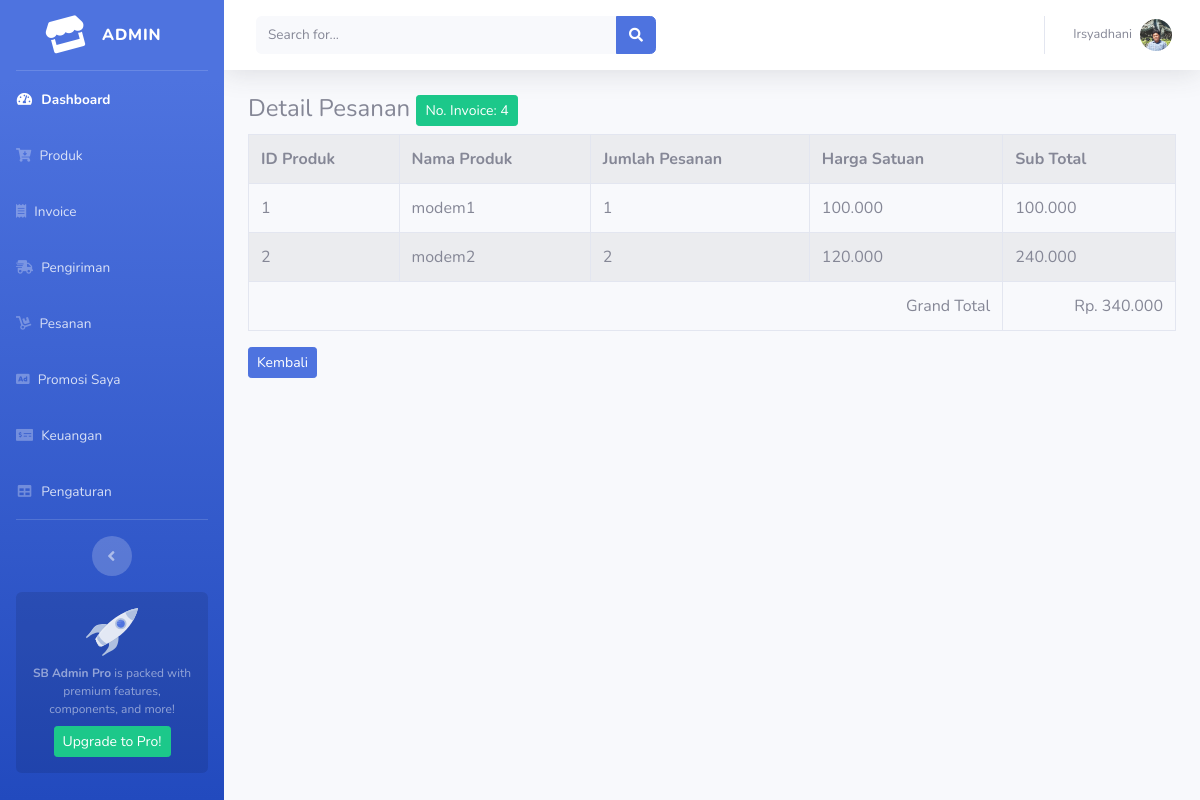
Page /index.php/admin/invoice/detail/4 on the committed database.
### tables this page shows
CREATE TABLE `tb_invoice` (
  `id_invoice` int(11) NOT NULL,
  `nama` varchar(50) NOT NULL,
  `alamat` varchar(200) NOT NULL,
  `tgl_pesan` datetime NOT NULL,
  `batas_bayar` datetime NOT NULL
);

CREATE TABLE `tb_pesanan` (
  `id_pesanan` int(11) NOT NULL,
  `id_invoice` int(11) NOT NULL,
  `tb_brg` int(11) NOT NULL,
  `nama_brg` varchar(50) NOT NULL,
  `jumlah` int(3) NOT NULL,
  `harga` int(10) NOT NULL,
  `pilihan` text NOT NULL
);

### application/controllers/admin/invoice.php (called while the page is built, shortened)
<?php
class Invoice extends CI_Controller{
	public function detail($id_invoice)
	{
		$data['invoice'] = $this->model_invoice->ambil_id_invoice($id_invoice);
		$data['pesanan'] = $this->model_invoice->ambil_id_pesanan($id_invoice);
		$this->load->view('templates_admin/header');
		$this->load->view('templates_admin/sidebar');
		$this->load->view('admin/detail_invoice', $data);
		$this->load->view('templates_admin/footer');
	}
}

### index.php (called while the page is built, shortened)
<?php
require_once BASEPATH.'core/CodeIgniter.php';

### application/models/model_invoice.php (called while the page is built, shortened)
<?php
class Model_invoice extends CI_Model
{
	public function ambil_id_invoice($id_invoice)
	{
		$result = $this->db->where('id_invoice', $id_invoice)->limit(1)->get('tb_invoice');
		if($result->num_rows() > 0){
			return $result->row();
		}else{
			return false;
		}
	}
	public function ambil_id_pesanan($id_invoice)
	{
		$result = $this->db->where('id_invoice', $id_invoice)->get('tb_pesanan');
		if($result->num_rows() > 0){
			return $result->result();
		}else{
			return false;
		}
	}
}

### application/views/admin/detail_invoice.php (the view)
<div class="container-fluid">
	<h4>Detail Pesanan <div class="btn btn-sm btn-success">No. Invoice: <?php echo $invoice->id_invoice ?></div></h4>
	<table class="table table-bordered table-striped table-hover">
		<tr>
			<th>ID Produk</th>
			<th>Nama Produk</th>
			<th>Jumlah Pesanan</th>
			<th>Harga Satuan</th>
			<th>Sub Total</th>
		</tr>
		<?php
		$total = 0;
		foreach ($pesanan as $psn) :
			$subtotal = $psn->jumlah * $psn->harga;
			$total += $subtotal;
		 ?>
		 <tr>
		 	<td><?php echo $psn->tb_brg ?></td>
		 	<td><?php echo $psn->nama_brg ?></td>
		 	<td><?php echo $psn->jumlah ?></td>
		 	<td><?php echo number_format($psn->harga,0,',','.') ?></td>
		 	<td><?php echo number_format($subtotal,0,',','.') ?></td>
		 </tr>
		<?php endforeach; ?>
		<tr>
			<td colspan="4" align="right">Grand Total</td>
			<td align="right">Rp. <?php echo number_format($total,0,',','.') ?></td>
		</tr>
	</table>
	<a href="<?php echo base_url('index.php/admin/invoice/index') ?>"><div class="btn btn-sm btn-primary">Kembali</div></a>
</div>

### rows in the picture
tb_invoice: id_invoice "4"
tb_pesanan: tb_brg "1", nama_brg "modem1", jumlah "1", harga "100.000", subtotal "100.000"
tb_pesanan: tb_brg "2", nama_brg "modem2", jumlah "2", harga "120.000", subtotal "240.000"

### other values in the picture
$total "340.000"
